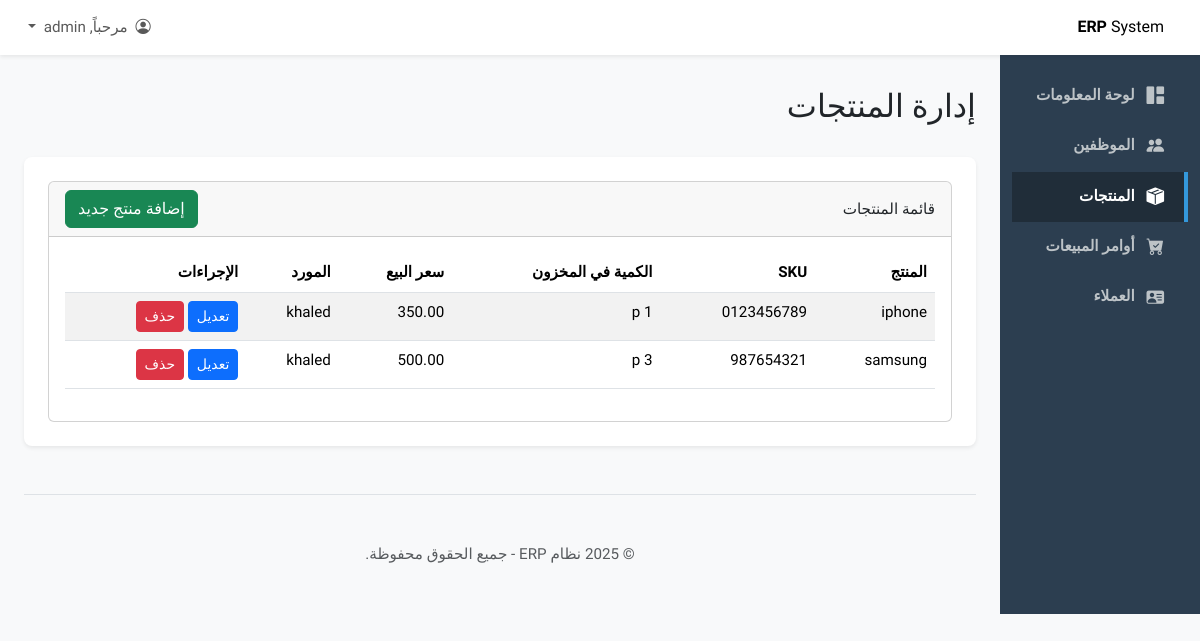
Screenshot of /products/ (signed in) with the database file from the repository.
### inventory/models.py (models this page shows, shortened)
class Product(models.Model):
    name = models.CharField(max_length=200, unique=True, verbose_name="اسم المنتج")
    description = models.TextField(blank=True, null=True, verbose_name="الوصف")
    sku = models.CharField(max_length=50, unique=True, verbose_name="SKU (رقم المنتج)")
    purchase_price = models.DecimalField(max_digits=10, decimal_places=2, verbose_name="سعر الشراء")
    sale_price = models.DecimalField(max_digits=10, decimal_places=2, verbose_name="سعر البيع")
    quantity_in_stock = models.PositiveIntegerField(default=0, verbose_name="الكمية في المخزون")
    unit_of_measure = models.CharField(max_length=50, verbose_name="وحدة القياس", help_text="مثال: قطعة، كجم، لتر")
    supplier = models.ForeignKey(Supplier, on_delete=models.SET_NULL, null=True, blank=True, verbose_name="المورد")
    reorder_level = models.PositiveIntegerField(default=10, verbose_name="حد إعادة الطلب")
    class Meta:
        verbose_name = "المنتج"
        verbose_name_plural = "المنتجات"

class Supplier(models.Model):
    name = models.CharField(max_length=200, unique=True, verbose_name="اسم المورد")
    contact_person = models.CharField(max_length=100, blank=True, null=True, verbose_name="الشخص المسؤول")
    phone_number = models.CharField(max_length=20, blank=True, null=True, verbose_name="رقم الهاتف")
    email = models.EmailField(blank=True, null=True, verbose_name="البريد الإلكتروني")
    address = models.TextField(blank=True, null=True, verbose_name="العنوان")
    class Meta:
        verbose_name = "المورد"
        verbose_name_plural = "الموردين"

### inventory/views.py (the view)
# urls.py: path('', views.product_list_view, name='product_list'),
@login_required
@permission_required('inventory.view_product', raise_exception=True)
def product_list_view(request):
    products = Product.objects.all().order_by('name')
    return render(request, 'inventory/product_list.html', {'products': products})

### inventory/templates/inventory/product_list.html (shortened to what this page needs)
{% extends "base.html" %}
{% block page_title %}إدارة المنتجات{% endblock %}
{% block content %}
<div class="card">
    <div class="card-header d-flex justify-content-between align-items-center">
        <span>قائمة المنتجات</span>
        {% if perms.inventory.add_product %}
            <a href="{% url 'product_add' %}" class="btn btn-success">إضافة منتج جديد</a>
        {% endif %}
    </div>
    <div class="card-body">
        <div class="table-responsive">
            <table class="table table-striped table-hover">
                <thead>
                    <tr>
                        <th>المنتج</th>
                        <th>SKU</th>
                        <th>الكمية في المخزون</th>
                        <th>سعر البيع</th>
                        <th>المورد</th>
                        {% if perms.inventory.change_product or perms.inventory.delete_product %}
                            <th>الإجراءات</th>
                        {% endif %}
                    </tr>
                </thead>
                <tbody>
                    {% for product in products %}
                    <tr>
                        <td>{{ product.name }}</td>
                        <td>{{ product.sku }}</td>
                        <td>{{ product.quantity_in_stock }} {{ product.unit_of_measure }}</td>
                        <td>{{ product.sale_price }}</td>
                        <td>{{ product.supplier.name|default:"--" }}</td>
                        {% if perms.inventory.change_product or perms.inventory.delete_product %}
                        <td>
                            {% if perms.inventory.change_product %}
                                <a href="{% url 'product_edit' pk=product.pk %}" class="btn btn-sm btn-primary">تعديل</a>
                            {% endif %}
                            {% if perms.inventory.delete_product %}
                                <a href="{% url 'product_delete' pk=product.pk %}" class="btn btn-sm btn-danger">حذف</a>
                            {% endif %}
                        </td>
                        {% endif %}
                    </tr>
                    {% empty %}
                    <tr>
                        <td colspan="6" class="text-center">لا يوجد منتجات لعرضها.</td>
                    </tr>
                    {% endfor %}
                </tbody>
            </table>
        </div>
    </div>
</div>
{% endblock %}

### static/css/custom.css (style rules this page uses)
body { font-family: 'Cairo', sans-serif; font-size: 0.95rem; background-color: #f8f9fa; }

### rows the page displays
Product: name "iphone", sku "0123456789", unit_of_measure "p", sale_price "350.00", supplier.name "khaled"
Product: name "samsung", sku "987654321", unit_of_measure "p", sale_price "500.00", supplier.name "khaled"
